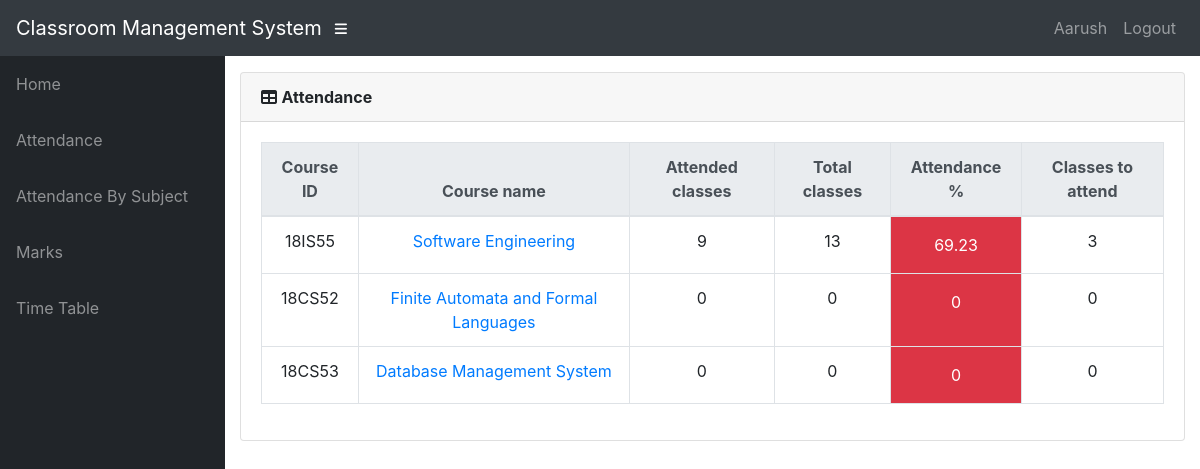
/info/student/002/attendance/ (signed in), run on the app's committed database.
### info/models.py (models this page shows, shortened)
class User(AbstractUser):
    @property
    def is_student(self):
        if hasattr(self, 'student'):
            return True
        return False

class Student(models.Model):
    user = models.OneToOneField(User, on_delete=models.CASCADE, null=True)
    class_id = models.ForeignKey(Class, on_delete=models.CASCADE, default=1)
    USN = models.CharField(primary_key='True', max_length=100)
    name = models.CharField(max_length=200)
    sex = models.CharField(max_length=50, choices=sex_choice, default='Male')
    DOB = models.DateField(default='1998-01-01')
    def __str__(self):
        return self.name

class AttendanceTotal(models.Model):
    course = models.ForeignKey(Course, on_delete=models.CASCADE)
    student = models.ForeignKey(Student, on_delete=models.CASCADE)
    class Meta:
        unique_together = (('student', 'course'),)
    @property
    def att_class(self):
        stud = Student.objects.get(name=self.student)
        cr = Course.objects.get(name=self.course)
        att_class = Attendance.objects.filter(course=cr, student=stud, status='True').count()
        return att_class
    @property
    def total_class(self):
        stud = Student.objects.get(name=self.student)
        cr = Course.objects.get(name=self.course)
        total_class = Attendance.objects.filter(course=cr, student=stud).count()
        return total_class
    @property
    def attendance(self):
        stud = Student.objects.get(name=self.student)
        cr = Course.objects.get(name=self.course)
        total_class = Attendance.objects.filter(course=cr, student=stud).count()
        att_class = Attendance.objects.filter(course=cr, student=stud, status='True').count()
        if total_class == 0:
            attendance = 0
        else:
            attendance = round(att_class / total_class * 100, 2)
        return attendance
    @property
    def classes_to_attend(self):
        stud = Student.objects.get(name=self.student)
        cr = Course.objects.get(name=self.course)
        total_class = Attendance.objects.filter(course=cr, student=stud).count()
        att_class = Attendance.objects.filter(course=cr, student=stud, status='True').count()
        cta = math.ceil((0.75*total_class - att_class)/0.25)
        if cta < 0:
            return 0
        return cta

class Course(models.Model):
    dept = models.ForeignKey(Dept, on_delete=models.CASCADE)
    id = models.CharField(primary_key='True', max_length=50)
    name = models.CharField(max_length=50)
    shortname = models.CharField(max_length=50, default='X')
    def __str__(self):
        return self.name

### info/views.py (the view)
# urls.py: path('student/<slug:stud_id>/attendance/', views.attendance, name='attendance'),
@login_required()
def attendance(request, stud_id):
    stud = Student.objects.get(USN=stud_id)
    ass_list = Assign.objects.filter(class_id_id=stud.class_id)
    att_list = []
    for ass in ass_list:
        try:
            a = AttendanceTotal.objects.get(student=stud, course=ass.course)
        except AttendanceTotal.DoesNotExist:
            a = AttendanceTotal(student=stud, course=ass.course)
            a.save()
        att_list.append(a)
    return render(request, 'info/attendance.html', {'att_list': att_list})

### info/templates/info/attendance.html
{% extends 'info/base.html' %}
    {% load static %}
    {% block content %}
                  <div class="card mb-3">
            <div class="card-header">
              <i class="fas fa-table"></i>
            <b>Attendance</b></div>
            <div class="card-body">
              <div class="table-responsive">
                <table class="table table-bordered text-center" id="dataTable" width="100%" cellspacing="0">
                  <thead class="thead-light ">
                    <tr>
                        <th>Course ID</th>
                        <th>Course name</th>
                        <th>Attended classes</th>
                        <th>Total classes</th>
                        <th>Attendance %</th>
                        <th>Classes to attend</th>
                    </tr>
                  </thead>
                  <tbody>
                    {% for a in att_list %}
                    <tr>
                        <td>{{ a.course_id }}</td>
                        <td><a href="{% url 'attendance_detail' a.student.USN a.course.id %}">{{a.course.name}}</a></td>
                        <td>{{ a.att_class }}</td>
                        <td>{{ a.total_class }}</td>
                        {% if a.attendance < 75 %}
                            <td class="p-3 mb-2 bg-danger text-white">{{ a.attendance }}</td>
                        {% else %}
                            <td class="p-3 mb-2 bg-success text-white">{{ a.attendance }}</td>
                        {% endif %}
                        <td>{{ a.classes_to_attend }}</td>
                    </tr>
                    {% empty %}
                            <p>student has no courses</p>
                    {% endfor %}
                  </tbody>
                </table>
              </div>
            </div>
          </div>
    {% endblock %}

### info/templates/info/base.html (shortened to what this page needs)
<!DOCTYPE html>
<html lang="en">
  <head>
      {% load static %}
    <link href="{% static '/info/bootstrap/vendor/bootstrap/css/bootstrap.min.css' %}" rel="stylesheet">
    <link href="{% static '/info/bootstrap/vendor/fontawesome-free/css/all.min.css' %}" rel="stylesheet" type="text/css">
    <link href="{% static '/info/bootstrap/vendor/datatables/dataTables.bootstrap4.css' %}" rel="stylesheet">
    <link href="{% static '/info/bootstrap/css/sb-admin.css' %}" rel="stylesheet">
  </head>
  <body id="page-top">
    <nav class="navbar navbar-expand navbar-dark bg-dark static-top">
      <a class="navbar-brand mr-1" href="{% url 'index' %}">Classroom Management System</a>
      <button class="btn btn-link btn-sm text-white order-1 order-sm-0" id="sidebarToggle" href="#">
        <i class="fas fa-bars"></i>
      </button>
        <div class="collapse navbar-collapse" id="navbarResponsive">
          <ul class="navbar-nav ml-auto">
            <li class="nav-item">
                {% if request.user.is_student %}
                    <a class="nav-link text-capitalize">{{ request.user.student.name }}</a>
                {% elif request.user.is_teacher %}
                    <a class="nav-link text-capitalize">{{ request.user.teacher.name }}</a>
                {% endif %}
            </li>
            <li class="nav-item">
                <a class="nav-link" href="#" data-toggle="modal" data-target="#logoutModal">Logout</a>
            </li>
          </ul>
        </div>
    </nav>
    <div id="wrapper">
      <ul class="sidebar navbar-nav">
            <li class="nav-item">
              <a class="nav-link" href="{% url 'index' %}">
                <span>Home</span>
              </a>
            </li>
        {% if request.user.is_student %}
            <li class="nav-item">
              <a class="nav-link" href="{% url 'attendance' request.user.student.USN %}">
                <span>Attendance</span>
              </a>
            </li>
            <li class="nav-item">
              <a class="nav-link" href="{% url 'attendance' request.user.student.USN %}">
                <span>Attendance By Subject</span>
              </a>
            </li>
            <li class="nav-item">
              <a class="nav-link" href="{% url 'marks_list' request.user.student.USN %}">
                <span>Marks</span>
              </a>
            </li>
              <li class="nav-item">
              <a class="nav-link" href="{% url 'timetable' request.user.student.class_id_id %}">
                <span>Time Table</span>
              </a>
            </li>
        {% endif %}
      </ul>
      <div id="content-wrapper">
        <div class="container-fluid">
            {% block content %}
            {% endblock %}
        </div>
      </div>
    </div>
  </body>
</html>

### data on the page
User: user.student.name "Aarush"
AttendanceTotal: course_id "18IS55", course.name "Software Engineering", att_class "9", total_class "13", attendance "69.23", classes_to_attend "3"
AttendanceTotal: course_id "18CS52", course.name "Finite Automata and Formal Languages", att_class "0", total_class "0", attendance "0", classes_to_attend "0"
AttendanceTotal: course_id "18CS53", course.name "Database Management System", att_class "0", total_class "0", attendance "0", classes_to_attend "0"
